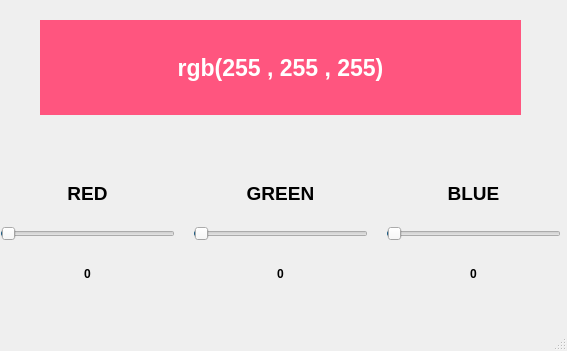
<?xml version="1.0" encoding="UTF-8"?>
<ui version="4.0">
 <class>MainWindow</class>
 <widget class="QMainWindow" name="MainWindow">
  <property name="geometry">
   <rect>
    <x>0</x>
    <y>0</y>
    <width>567</width>
    <height>351</height>
   </rect>
  </property>
  <property name="windowTitle">
   <string>MainWindow</string>
  </property>
  <widget class="QWidget" name="centralwidget">
   <widget class="QWidget" name="gridLayoutWidget">
    <property name="geometry">
     <rect>
      <x>0</x>
      <y>0</y>
      <width>561</width>
      <height>301</height>
     </rect>
    </property>
    <layout class="QGridLayout" name="gridLayout">
     <item row="1" column="0">
      <layout class="QVBoxLayout" name="verticalLayout">
       <item>
        <layout class="QHBoxLayout" name="horizontalLayout">
         <item>
          <spacer name="horizontalSpacer_3">
           <property name="orientation">
            <enum>Qt::Horizontal</enum>
           </property>
           <property name="sizeType">
            <enum>QSizePolicy::Maximum</enum>
           </property>
           <property name="sizeHint" stdset="0">
            <size>
             <width>40</width>
             <height>20</height>
            </size>
           </property>
          </spacer>
         </item>
         <item>
          <layout class="QVBoxLayout" name="verticalLayout_2">
           <item>
            <spacer name="verticalSpacer_3">
             <property name="orientation">
              <enum>Qt::Vertical</enum>
             </property>
             <property name="sizeType">
              <enum>QSizePolicy::Maximum</enum>
             </property>
             <property name="sizeHint" stdset="0">
              <size>
               <width>20</width>
               <height>20</height>
              </size>
             </property>
            </spacer>
           </item>
           <item>
            <widget class="QLabel" name="labelColor">
             <property name="font">
              <font>
               <pointsize>17</pointsize>
               <bold>true</bold>
              </font>
             </property>
             <property name="layoutDirection">
              <enum>Qt::LeftToRight</enum>
             </property>
             <property name="styleSheet">
              <string notr="true">background-color: rgb(255, 85, 127);
color: rgb(255, 255, 255);</string>
             </property>
             <property name="text">
              <string>rgb(255 , 255 , 255)</string>
             </property>
             <property name="alignment">
              <set>Qt::AlignCenter</set>
             </property>
            </widget>
           </item>
           <item>
            <spacer name="verticalSpacer_2">
             <property name="orientation">
              <enum>Qt::Vertical</enum>
             </property>
             <property name="sizeType">
              <enum>QSizePolicy::Maximum</enum>
             </property>
             <property name="sizeHint" stdset="0">
              <size>
               <width>20</width>
               <height>20</height>
              </size>
             </property>
            </spacer>
           </item>
          </layout>
         </item>
         <item>
          <spacer name="horizontalSpacer_4">
           <property name="orientation">
            <enum>Qt::Horizontal</enum>
           </property>
           <property name="sizeType">
            <enum>QSizePolicy::Maximum</enum>
           </property>
           <property name="sizeHint" stdset="0">
            <size>
             <width>40</width>
             <height>20</height>
            </size>
           </property>
          </spacer>
         </item>
        </layout>
       </item>
      </layout>
     </item>
     <item row="2" column="0">
      <spacer name="verticalSpacer">
       <property name="orientation">
        <enum>Qt::Vertical</enum>
       </property>
       <property name="sizeType">
        <enum>QSizePolicy::Maximum</enum>
       </property>
       <property name="sizeHint" stdset="0">
        <size>
         <width>20</width>
         <height>25</height>
        </size>
       </property>
      </spacer>
     </item>
     <item row="3" column="0">
      <layout class="QHBoxLayout" name="horizontalLayout_2">
       <item>
        <layout class="QVBoxLayout" name="verticalLayout_6">
         <item>
          <widget class="QLabel" name="label_7">
           <property name="font">
            <font>
             <pointsize>14</pointsize>
             <italic>false</italic>
             <bold>true</bold>
            </font>
           </property>
           <property name="text">
            <string>RED</string>
           </property>
           <property name="textFormat">
            <enum>Qt::AutoText</enum>
           </property>
           <property name="alignment">
            <set>Qt::AlignCenter</set>
           </property>
           <property name="margin">
            <number>24</number>
           </property>
           <property name="indent">
            <number>37</number>
           </property>
          </widget>
         </item>
         <item>
          <widget class="QSlider" name="redSlider">
           <property name="minimum">
            <number>-1</number>
           </property>
           <property name="maximum">
            <number>254</number>
           </property>
           <property name="orientation">
            <enum>Qt::Horizontal</enum>
           </property>
          </widget>
         </item>
         <item>
          <widget class="QLabel" name="lableR">
           <property name="font">
            <font>
             <bold>true</bold>
            </font>
           </property>
           <property name="text">
            <string>0</string>
           </property>
           <property name="alignment">
            <set>Qt::AlignCenter</set>
           </property>
          </widget>
         </item>
        </layout>
       </item>
       <item>
        <spacer name="horizontalSpacer">
         <property name="orientation">
          <enum>Qt::Horizontal</enum>
         </property>
         <property name="sizeType">
          <enum>QSizePolicy::Fixed</enum>
         </property>
         <property name="sizeHint" stdset="0">
          <size>
           <width>12</width>
           <height>20</height>
          </size>
         </property>
        </spacer>
       </item>
       <item>
        <layout class="QVBoxLayout" name="verticalLayout_5">
         <item>
          <widget class="QLabel" name="label_9">
           <property name="font">
            <font>
             <pointsize>14</pointsize>
             <italic>false</italic>
             <bold>true</bold>
            </font>
           </property>
           <property name="text">
            <string>GREEN</string>
           </property>
           <property name="textFormat">
            <enum>Qt::AutoText</enum>
           </property>
           <property name="alignment">
            <set>Qt::AlignCenter</set>
           </property>
           <property name="margin">
            <number>24</number>
           </property>
           <property name="indent">
            <number>25</number>
           </property>
          </widget>
         </item>
         <item>
          <widget class="QSlider" name="greenSlider">
           <property name="minimum">
            <number>-1</number>
           </property>
           <property name="maximum">
            <number>254</number>
           </property>
           <property name="orientation">
            <enum>Qt::Horizontal</enum>
           </property>
          </widget>
         </item>
         <item>
          <widget class="QLabel" name="lableG">
           <property name="font">
            <font>
             <bold>true</bold>
            </font>
           </property>
           <property name="text">
            <string>0</string>
           </property>
           <property name="alignment">
            <set>Qt::AlignCenter</set>
           </property>
          </widget>
         </item>
        </layout>
       </item>
       <item>
        <spacer name="horizontalSpacer_2">
         <property name="orientation">
          <enum>Qt::Horizontal</enum>
         </property>
         <property name="sizeType">
          <enum>QSizePolicy::Fixed</enum>
         </property>
         <property name="sizeHint" stdset="0">
          <size>
           <width>12</width>
           <height>20</height>
          </size>
         </property>
        </spacer>
       </item>
       <item>
        <layout class="QVBoxLayout" name="verticalLayout_4">
         <item>
          <widget class="QLabel" name="label_10">
           <property name="font">
            <font>
             <pointsize>14</pointsize>
             <italic>false</italic>
             <bold>true</bold>
            </font>
           </property>
           <property name="text">
            <string>BLUE</string>
           </property>
           <property name="textFormat">
            <enum>Qt::AutoText</enum>
           </property>
           <property name="alignment">
            <set>Qt::AlignCenter</set>
           </property>
           <property name="margin">
            <number>24</number>
           </property>
           <property name="indent">
            <number>37</number>
           </property>
          </widget>
         </item>
         <item>
          <widget class="QSlider" name="blueSlider">
           <property name="minimum">
            <number>-1</number>
           </property>
           <property name="maximum">
            <number>254</number>
           </property>
           <property name="orientation">
            <enum>Qt::Horizontal</enum>
           </property>
          </widget>
         </item>
         <item>
          <widget class="QLabel" name="lableB">
           <property name="font">
            <font>
             <bold>true</bold>
            </font>
           </property>
           <property name="text">
            <string>0</string>
           </property>
           <property name="alignment">
            <set>Qt::AlignCenter</set>
           </property>
          </widget>
         </item>
        </layout>
       </item>
      </layout>
     </item>
    </layout>
   </widget>
  </widget>
  <widget class="QMenuBar" name="menubar">
   <property name="geometry">
    <rect>
     <x>0</x>
     <y>0</y>
     <width>567</width>
     <height>22</height>
    </rect>
   </property>
  </widget>
  <widget class="QStatusBar" name="statusbar"/>
 </widget>
 <resources/>
 <connections/>
</ui>
